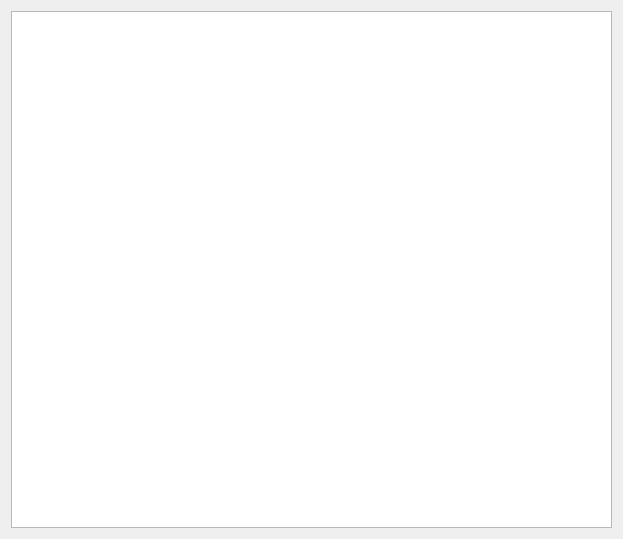
<?xml version="1.0" encoding="UTF-8"?>
<ui version="4.0">
 <class>Object</class>
 <widget class="QWidget" name="Object">
  <property name="geometry">
   <rect>
    <x>0</x>
    <y>0</y>
    <width>623</width>
    <height>539</height>
   </rect>
  </property>
  <property name="windowTitle">
   <string>Form</string>
  </property>
  <layout class="QGridLayout" name="gridLayout">
   <item row="0" column="0">
    <layout class="QHBoxLayout" name="horizontalLayout">
     <item>
      <widget class="GraphicsLayoutWidget" name="frameview">
       <property name="backgroundBrush">
        <brush brushstyle="NoBrush">
         <color alpha="255">
          <red>0</red>
          <green>0</green>
          <blue>0</blue>
         </color>
        </brush>
       </property>
      </widget>
     </item>
    </layout>
   </item>
  </layout>
 </widget>
 <customwidgets>
  <customwidget>
   <class>GraphicsLayoutWidget</class>
   <extends>QGraphicsView</extends>
   <header>pyqtgraph</header>
  </customwidget>
 </customwidgets>
 <resources/>
 <connections/>
</ui>
